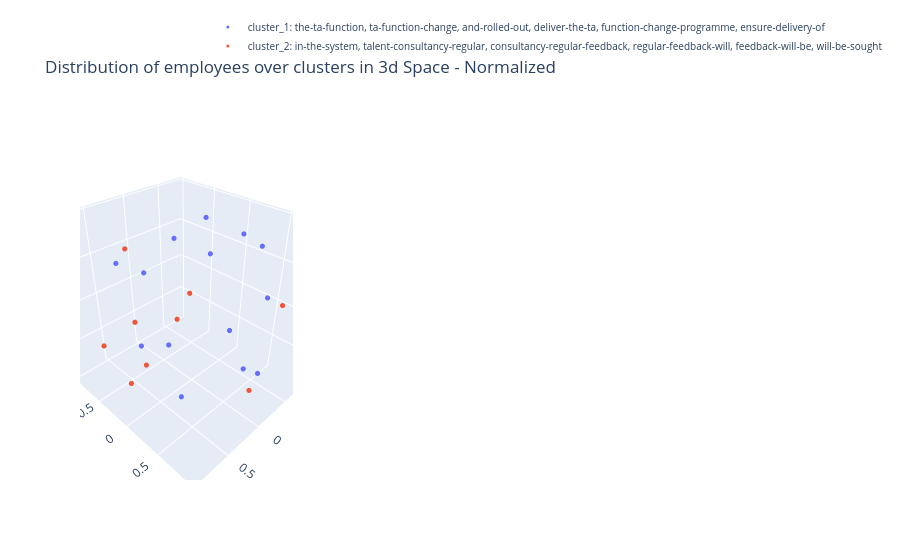

Notebook cell for this chart:
### Code cell
fig = go.Figure()

for i, cl in enumerate(range(k)):
    cluster_df = averaged_employee_features[averaged_employee_features.cluster==cl]

    #plot all the employees belonging to a cluster using a new trace. 
    features = np.stack(cluster_df['feature_vector_3d'].to_numpy())
    
    #normalize the features between 0 and 1
    features_normed = preprocessing.normalize(features)
    
    employee_titles = []
    # constructing hover text (all objectives belonging to that employee) 
    for emp in cluster_df.index.values:
        
        emp_indices = employee_objective_indices[emp]
        employee_title = '. '.join([objective for objective in np_sentences[emp_indices]])
    
        employee_titles.append(emp + ': ' + employee_title)


    fig.add_trace(go.Scatter3d(
      x=features_normed[:, 0],
      y=features_normed[:, 1],
      z=features_normed[:, 2],
      mode='markers',
      showlegend=True,
      text = employee_titles,
      marker=dict(size=3, color=i),
      name="cluster_"+str(cl+1) +": " + cluster_titles[cl]
    ))

fig.update_layout(title='Distribution of employees over clusters in 3d Space - Normalized', legend=dict(
        x=0.6,
        y=1.4,
        traceorder='normal',
        font=dict(
            size=10)))
fig.show()

### Figure 1 — Plotly figure (JSON) as saved in the notebook; plotly's stock layout.template omitted (floating-point values rounded to 4 significant figures)
{"data": [{"marker": {"color": 0, "size": 3}, "mode": "markers", "name": "cluster_1: the-ta-function, ta-function-change, and-rolled-out, deliver-the-ta, function-change-programme, ensure-delivery-of", "showlegend": true, "text": ["*100058: developmental activities 5. 4 support m a and other unplanned projects 15", "*100064: 3 assignment goglobal trainee hr total rewards target 1 actively participate in discussions with tr mbs to properly review align objective 1 incorporating feedback and adapting documentation accordingly develop well structured documents and communication materials with a clear framework and design aiming to maximize process steps allocation and effectiveness target 2 simplify current catalogue optimize infrastructure usage and provide meaningful inputs towards keeping project outcome sustainable target 3 generate ideas to create further tr insights with visier measure impact through on going analytics and suggest improvements create one case study based on visier insights that is closely aligned to a business case and prepare presentation material business meeting target 4 provide relevant inputs to the ongoing tr competencies project in the direction of expanding tr consultancy capability and fostering its development proactively suggest enablement materials as part of development discussions and recommendations following tr leadership strategy and aspiration target 5 met expectations requirements to full satisfaction. shape leadership in strategic projects cpd 20 shape leadership workstream together with workstream leads deliver conceptual input on leadership create presentations and other material for the different stakeholders actively participate in meetings and discussion talent evolution deliver conceptual input create presentations and other material for the different stakeholders actively participate in meetings and discussion overall drive innovation in leadership topics and stay up to date on market trends collaborate with other team members on leadership topics", "*100055: develop culture cultivate engagement as one for patient is known to the whole population incl colleagues that will join us in 2019 at least 3 actions initiates are rolled out in order to reduce the gap between commercial and non commercial population and to ensure a high engagement among the lcoal population people managers are supported by hr for building a strong team unconscious bias traing was completed to foster inclusion and diversity", "*100001: deliver the ta function change programme 1 ensure team personal increase in the value of direct sourcing of 5 target saving 2019 is of 330 000 for a full year presence and with same reqs volume as in 2018 2 country region business based ta strategy developed and implemented based on business priority focus 3 fully implement technology roll outs 4 lead participate in specific global regional and or local ta projects including hogan assessment roll out data driven hiring vie. deliver the ta function change programme 1 ensure team personal increase in the value of direct sourcing of 5 target saving 2019 is of 330 000 for a full year presence and with same reqs volume as in 2018 2 country region business based ta strategy developed and implemented based on business priority focus 3 fully implement technology roll outs 4 lead participate in specific global regional and or local ta projects including hogan assessment roll out data driven hiring vie. deliver the ta function change programme 1 ensure team personal increase in the value of direct sourcing of 5 target saving 2019 is of 330 000 for a full year presence and with same reqs volume as in 2018 2 country region business based ta strategy developed and implemented based on business priority focus 3 fully implement technology roll outs 4 lead participate in specific global regional and or local ta projects including hogan assessment roll out data driven hiring vie. ensure delivery of an efficient and compliant recruitment service 1 time to fill and time to offer reduction of 5 tto 88 ttf 96 2 team individual to fully comply with ats and job posting processes and guidelines including cross border hire requirements quality attractiveness and accuracy of job postings use of the merck term in job ads use of hashtags in linked in posts. ensure delivery of an efficient and compliant recruitment service 1 time to fill and time to offer reduction of 5 tto 88 ttf 96 2 team individual to fully comply with ats and job posting processes and guidelines including cross border hire requirements quality attractiveness and accuracy of job postings use of the merck term in job ads use of hashtags in linked in posts. ensure delivery of an efficient and compliant recruitment service 1 time to fill and time to offer reduction of 5 tto 88 ttf 96 2 team individual to fully comply with ats and job posting processes and guidelines including cross border hire requirements quality attractiveness and accuracy of job postings use of the merck term in job ads use of hashtags in linked in posts. contribution to the talent acquisition strategy evidence will be sought to show that each team member has been proactive in identifying opportunities for improvement in their own area and across the function understood the strategy shared it and publicized successes with their teams peers and stakeholders support the roll out of global projects including new technology candidate experience and d i initiatives been collaborative within the team providing assistance to colleagues where need. contribution to the talent acquisition strategy evidence will be sought to show that each team member has been proactive in identifying opportunities for improvement in their own area and across the function understood the strategy shared it and publicized successes with their teams peers and stakeholders support the roll out of global projects including new technology candidate experience and d i initiatives been collaborative within the team providing assistance to colleagues where need. contribution to the talent acquisition strategy evidence will be sought to show that each team member has been proactive in identifying opportunities for improvement in their own area and across the function understood the strategy shared it and publicized successes with their teams peers and stakeholders support the roll out of global projects including new technology candidate experience and d i initiatives been collaborative within the team providing assistance to colleagues where need. talent consultancy regular feedback will be sought from hiring managers and hrbps on quality of briefing meetings knowledge of the business provision of market intelligence responsiveness and proactivity towards all customers and candidates involvement interview process and quality of feedback given on candidates. talent consultancy regular feedback will be sought from hiring managers and hrbps on quality of briefing meetings knowledge of the business provision of market intelligence responsiveness and proactivity towards all customers and candidates involvement interview process and quality of feedback given on candidates", "*100069: collective bargaing agreement deliver on achieve all initiatives with positive outcome value add to the business. collective bargaing agreement deliver on achieve all initiatives with positive outcome value add to the business", "*100057: cpi compliance support team fully supports the cpi project 1 active filling of internal candidate pipeline 2 all 80 fit candidates are presented recommended to hiring managers 3 cases where managers reject 80 fit candidates are documented and escalated as appropriate 4 fulfil all reporting requirements associated with cpi 5 achieve a reduction in the external hiring ratio", "*100062: ensure delivery of an efficient and compliant recruitment service 1 time to fill and time to offer reduction of 5 tto 75 ttf 81 2 individual to fully comply with ats and job posting processes and guidelines including cross border hire requirements quality attractiveness and accuracy of job postings use of the merck term in job ads use of hashtags in linked in posts. talent consultancy regular feedback will be sought from hiring managers and hrbps on quality of briefing meetings knowledge of the business provision of market intelligence responsiveness and proactivity towards all customers and candidates involvement interview process and quality of feedback given on candidates", "*100059: employee central global template project support global template is designed and tested on time and rolled out to market rewards to support localization guidance and support provided to market team members during localization solution driving standardization and simplification specifically for key compensation components such as salary structure bonus guidelines and mrp is defined and rolled out to all countries further support other initiatives outside of ec to further drive standardization in broader context of total rewards support key interfaces integration between ec and pay factors hr suite etc support retro fit activities to ensure successful crc transition manager self service workflows established to support business while meeting total reward policies and complying with local market regulations provides improved transparency of comp data to managers and employees. partner with total rewards program office to support total reward global process survey data is updated timeline in pay factors benchmark tool mrp report is generated based on updated data and provided to markets for review and update to ensure mrp upload to p40 in time for crc oversee the individual mrp override process salary structures and bonus guidelines are loaded into p40 hr suite in time for crc", "*100056: people organisational development support actively as a sparring partner the hrbp and ensure professional representation in their absence drive forward digitization in my areas of responsibility and support where necessary valuable cooperation in the implementation of projects such as fel", "*100060: financials meeting expectations in terms of time quality meeting financial plan. integration support all project deliverables managed well in time and budget with positive feedback from all stakeholders involved", "*100066: business support to life science and biopharma business units positions filled onboarding offboarding events organized centralized hr deadlines are met on time and in good quality no escalation issues from the relevant managers of the area", "*100074: deliver the ta function change program 1 further development and implementation of a regional based talent sourcing strategy for critical countries business sectors as well as business critical positions clusters 2 build up talent pipeline for identified business critical positions and agree with business on key deliverables 3 effective management on candidate engagement for those who are pipelined in the talent pool 4 fully support the technology roll out 5 be proactive in utilizing technology for candidate engagement employer branding promotion", "*100075: handover po onboarding sm function handover fully done onboarding finalized", "*100067: ta function change programme launch the crm in q1 and roll it out to all recruiters by eoy ensure sops and traing materials are in place and a network of super users appointed deliver candidate experience workshops and from those define strategy to enhance candidate experience across technology employer branding recruiting and sourcing adapt structure in line with any outcomes from the ppr review eb and sourcing activity and make proposals by end of q2 to ensure activity is aligned with most strategically important areas of the business ensure leadership behaviours are incorporated into eb activity. recruiting process ownership ensure mbs team managing the rpo is fully aware of all changes in the recruiting process technology and has the support need to communicate these to the rpo act as voice of customer in the event the business has complaints about the rpo service raise issues constructively with mbs whilst defending the rpo model to the business raise constructively with mbs any issues of rpo non compliance with the recruiting process"], "type": "scatter3d", "x": [-0.2655, 0.1911, 0.2194, -0.7056, -0.4648, 0.6237, -0.07834, 0.3197, -0.7321, -0.1225, -0.7363, 0.3279, -0.1568, -0.3254], "y": [-0.08298, 0.3909, -0.6546, 0.3113, -0.7608, -0.4004, 0.8413, 0.1494, 0.04481, -0.5328, -0.04944, 0.9444, -0.9874, 0.6953], "z": [0.9605, 0.9004, -0.7234, 0.6366, 0.453, 0.6714, 0.5348, -0.9357, 0.6797, -0.8373, -0.6748, 0.02501, 0.02168, -0.6408]}, {"marker": {"color": 1, "size": 3}, "mode": "markers", "name": "cluster_2: in-the-system, talent-consultancy-regular, consultancy-regular-feedback, regular-feedback-will, feedback-will-be, will-be-sought", "showlegend": true, "text": ["*100071: contribute to pharma business straregy in people leadership o development plan in the system for all organization with focus on key critical roles 95 of all dps are in place o conduct external compensation benchmark standardize role title for ff with recommendation by q32019 o implement at least 2 high impact solution to address focus areas of ees sustain ees by end 2019 o support pharma gm to further foster trust and transparency o ensure talent readiness and ensure succession plan in place for critical roles o roll out leadership traing coaching and support for direct reports and high potentials where need 360 mrf completed for all direct reports and link to development plans", "*100079: strategy lt feedback assessment project milestones results action plan results", "*100076: set up mgf kuhnert people dashboard development of a people dashboard 1 0 continuous update of dashboard on a quarterly basis incorporate upcoming feedback from m kuhnert cfo office observe further developments in visier and corporate people dashboard to continuously extend enhance mgf kuhnert people dashboard", "*100077: business partnering active contribution to lt meetings a full member of gd l and gbm lts participation in site business reviews full partnership with business leaders to drive people topics and strategies lead hrbp network within gbm gd l", "*100002: employee central project to be delivered with defined scope on time and in budget timely completion of milestones as per the defined project roadmap. employee central project to be delivered with defined scope on time and in budget timely completion of milestones as per the defined project roadmap. employee central project to be delivered with defined scope on time and in budget timely completion of milestones as per the defined project roadmap", "*100000: leadership strategy support key projects initiatives support inspirational leadership initiatives identified throughout the year establish continue rapport strengthen relationship with any coe supporting initiatives for your respective areas support employee central when it is introduced and rolled out support drive efforts to deliver inclusion traing. leadership strategy support key projects initiatives support inspirational leadership initiatives identified throughout the year establish continue rapport strengthen relationship with any coe supporting initiatives for your respective areas support employee central when it is introduced and rolled out support drive efforts to deliver inclusion traing. talent refresh biologics key talent list and succession planning to l5 support kpis and visibility to advancing women in leadership support diversity and inclusion if appropriate within your area continue to progress biologics talent development initiative focused on site leaders support leadership programs when appropriate hold drive your development sessions with managers and employees create define communicate a path for growth for lab techs and animal techs for ramona. talent refresh biologics key talent list and succession planning to l5 support kpis and visibility to advancing women in leadership support diversity and inclusion if appropriate within your area continue to progress biologics talent development initiative focused on site leaders support leadership programs when appropriate hold drive your development sessions with managers and employees create define communicate a path for growth for lab techs and animal techs for ramona. talent refresh biologics key talent list and succession planning to l5 support kpis and visibility to advancing women in leadership support diversity and inclusion if appropriate within your area continue to progress biologics talent development initiative focused on site leaders support leadership programs when appropriate hold drive your development sessions with managers and employees create define communicate a path for growth for lab techs and animal techs for ramona. engagement interpret results help build plans secure feedback from employes on progress throughout the year and provide regular status reports the biologics hrbp s will present out highlights of their employee engagement action plan on a dedicated telecon among other biologic hrbps an informational exchange session targeting 3rd quarter ensure all biologics employees have at least 1 development objective executed by year end 2019 100 of employees are expected to have an development objective in the system by no later than end of may 2019 snap shot of active employees taken as of may 1 2019 evaluate needs and drive efforts among the biologics cluster to conduct lunch n learns facilitate train when appropriate. engagement interpret results help build plans secure feedback from employes on progress throughout the year and provide regular status reports the biologics hrbp s will present out highlights of their employee engagement action plan on a dedicated telecon among other biologic hrbps an informational exchange session targeting 3rd quarter ensure all biologics employees have at least 1 development objective executed by year end 2019 100 of employees are expected to have an development objective in the system by no later than end of may 2019 snap shot of active employees taken as of may 1 2019 evaluate needs and drive efforts among the biologics cluster to conduct lunch n learns facilitate train when appropriate. engagement interpret results help build plans secure feedback from employes on progress throughout the year and provide regular status reports the biologics hrbp s will present out highlights of their employee engagement action plan on a dedicated telecon among other biologic hrbps an informational exchange session targeting 3rd quarter ensure all biologics employees have at least 1 development objective executed by year end 2019 100 of employees are expected to have an development objective in the system by no later than end of may 2019 snap shot of active employees taken as of may 1 2019 evaluate needs and drive efforts among the biologics cluster to conduct lunch n learns facilitate train when appropriate. operational excellence support any zero based budget initiatives and other activities focused around efficiency and harmonization for biologics support the headcount tracking process includes position journey biologics tracker and other enhancements along the way also expected is a regular reconciliation effort to make certain accurate data is recorded in the headcount tracker and is reflected in position journey or selected tool support and drive when appropriate any isco initiatives optimize and provide analytics to inform the business of key insights for a further deep dive utilizing visier continue to increase working knowledge of visier deep dive stats for the cluster drive recruitment excellence on a regular basis support efforts expected from the toa communication that may involved change management and the guidelines for donning doffing employee acknowledgement of same. operational excellence support any zero based budget initiatives and other activities focused around efficiency and harmonization for biologics support the headcount tracking process includes position journey biologics tracker and other enhancements along the way also expected is a regular reconciliation effort to make certain accurate data is recorded in the headcount tracker and is reflected in position journey or selected tool support and drive when appropriate any isco initiatives optimize and provide analytics to inform the business of key insights for a further deep dive utilizing visier continue to increase working knowledge of visier deep dive stats for the cluster drive recruitment excellence on a regular basis support efforts expected from the toa communication that may involved change management and the guidelines for donning doffing employee acknowledgement of same. operational excellence support any zero based budget initiatives and other activities focused around efficiency and harmonization for biologics support the headcount tracking process includes position journey biologics tracker and other enhancements along the way also expected is a regular reconciliation effort to make certain accurate data is recorded in the headcount tracker and is reflected in position journey or selected tool support and drive when appropriate any isco initiatives optimize and provide analytics to inform the business of key insights for a further deep dive utilizing visier continue to increase working knowledge of visier deep dive stats for the cluster drive recruitment excellence on a regular basis support efforts expected from the toa communication that may involved change management and the guidelines for donning doffing employee acknowledgement of same", "*100068: talent consultancy regular feedback will be sought from hiring managers and hrbps on quality of briefing meetings knowledge of the business provision of market intelligence responsiveness and proactivity towards all customers and candidates involvement interview process and quality of feedback given on candidates active involvement interview scheduling as contribution to improve candidate experience. contribution to the ongoing evolution of the ta function evidence of collaboration and teamwork proactivity in identifying opportunities for improvement especially relating to candidate experience active sourcing use of recruitment marketing a focus on self development", "*100063: hr operations 1 contemplating offer benefit proposals liaise with hiring manager hrbp 2 exit process management end of service benefit computation documentation 3 local hr system management updates on the hits local system ensure update of non financial amendments for employees such as role level changes internal transfers title changes and reporting lines ongoing audit of system setup processes and liaise with hits team to administer changes as and when required 4 ensure monthly payroll notes liaise with c b 5 hr governance ensure hr operations are in line with internal procdures and policy guidelines guide hiring managers to make decisions in line with sops practices and company approval procedures operational excellence through structured planning strengthen hr processes liaise with colleagues in the team", "*100070: first assignment hrbp pm 1 project management for corobi planning the communication strategy ensuring that the chatbot works organizing rooms critical review of tu work to align this with plans of merck 2 support sandra schmicking for bright future"], "type": "scatter3d", "x": [-0.6464, 0.1033, -0.8009, 0.6933, 0.9328, 0.2061, 0.8231, 0.7631, 0.1401], "y": [-0.6758, 0.8874, 0.5986, 0.4961, 0.3517, -0.8238, -0.4979, -0.1568, -0.8514], "z": [-0.3542, -0.4493, -0.01059, 0.5226, 0.07802, 0.5281, -0.2733, -0.627, -0.5055]}], "layout": {"legend": {"font": {"size": 10}, "traceorder": "normal", "x": 0.6, "y": 1.4}, "title": {"text": "Distribution of employees over clusters in 3d Space - Normalized"}}}
